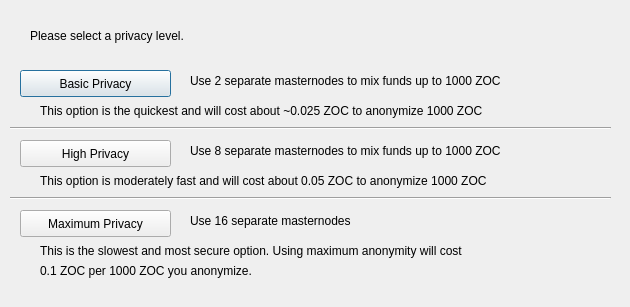
<?xml version="1.0" encoding="UTF-8"?>
<ui version="4.0">
 <class>DarksendConfig</class>
 <widget class="QDialog" name="DarksendConfig">
  <property name="geometry">
   <rect>
    <x>0</x>
    <y>0</y>
    <width>630</width>
    <height>307</height>
   </rect>
  </property>
  <property name="windowTitle">
   <string>Configure PrivateSend</string>
  </property>
  <widget class="QPushButton" name="buttonBasic">
   <property name="geometry">
    <rect>
     <x>20</x>
     <y>70</y>
     <width>151</width>
     <height>27</height>
    </rect>
   </property>
   <property name="text">
    <string>Basic Privacy</string>
   </property>
  </widget>
  <widget class="QPushButton" name="buttonHigh">
   <property name="geometry">
    <rect>
     <x>20</x>
     <y>140</y>
     <width>151</width>
     <height>27</height>
    </rect>
   </property>
   <property name="text">
    <string>High Privacy</string>
   </property>
  </widget>
  <widget class="QPushButton" name="buttonMax">
   <property name="geometry">
    <rect>
     <x>20</x>
     <y>210</y>
     <width>151</width>
     <height>27</height>
    </rect>
   </property>
   <property name="text">
    <string>Maximum Privacy</string>
   </property>
  </widget>
  <widget class="QLabel" name="label">
   <property name="geometry">
    <rect>
     <x>30</x>
     <y>20</y>
     <width>571</width>
     <height>31</height>
    </rect>
   </property>
   <property name="text">
    <string>Please select a privacy level.</string>
   </property>
  </widget>
  <widget class="QLabel" name="label_2">
   <property name="geometry">
    <rect>
     <x>190</x>
     <y>70</y>
     <width>421</width>
     <height>21</height>
    </rect>
   </property>
   <property name="text">
    <string>Use 2 separate masternodes to mix funds up to 1000 ZOC</string>
   </property>
  </widget>
  <widget class="QLabel" name="label_3">
   <property name="geometry">
    <rect>
     <x>190</x>
     <y>140</y>
     <width>411</width>
     <height>21</height>
    </rect>
   </property>
   <property name="text">
    <string>Use 8 separate masternodes to mix funds up to 1000 ZOC</string>
   </property>
  </widget>
  <widget class="QLabel" name="label_4">
   <property name="geometry">
    <rect>
     <x>190</x>
     <y>210</y>
     <width>421</width>
     <height>21</height>
    </rect>
   </property>
   <property name="text">
    <string>Use 16 separate masternodes</string>
   </property>
  </widget>
  <widget class="QLabel" name="label_6">
   <property name="geometry">
    <rect>
     <x>40</x>
     <y>100</y>
     <width>561</width>
     <height>21</height>
    </rect>
   </property>
   <property name="text">
    <string>This option is the quickest and will cost about ~0.025 ZOC to anonymize 1000 ZOC</string>
   </property>
  </widget>
  <widget class="QLabel" name="label_7">
   <property name="geometry">
    <rect>
     <x>40</x>
     <y>170</y>
     <width>561</width>
     <height>21</height>
    </rect>
   </property>
   <property name="text">
    <string>This option is moderately fast and will cost about 0.05 ZOC to anonymize 1000 ZOC</string>
   </property>
  </widget>
  <widget class="QLabel" name="label_8">
   <property name="geometry">
    <rect>
     <x>40</x>
     <y>240</y>
     <width>561</width>
     <height>21</height>
    </rect>
   </property>
   <property name="text">
    <string>This is the slowest and most secure option. Using maximum anonymity will cost</string>
   </property>
  </widget>
  <widget class="QLabel" name="label_9">
   <property name="geometry">
    <rect>
     <x>40</x>
     <y>260</y>
     <width>561</width>
     <height>21</height>
    </rect>
   </property>
   <property name="text">
    <string>0.1 ZOC per 1000 ZOC you anonymize.</string>
   </property>
  </widget>
  <widget class="Line" name="line">
   <property name="geometry">
    <rect>
     <x>10</x>
     <y>120</y>
     <width>601</width>
     <height>16</height>
    </rect>
   </property>
   <property name="orientation">
    <enum>Qt::Horizontal</enum>
   </property>
  </widget>
  <widget class="Line" name="line_2">
   <property name="geometry">
    <rect>
     <x>10</x>
     <y>190</y>
     <width>601</width>
     <height>16</height>
    </rect>
   </property>
   <property name="orientation">
    <enum>Qt::Horizontal</enum>
   </property>
  </widget>
 </widget>
 <resources/>
 <connections/>
</ui>
